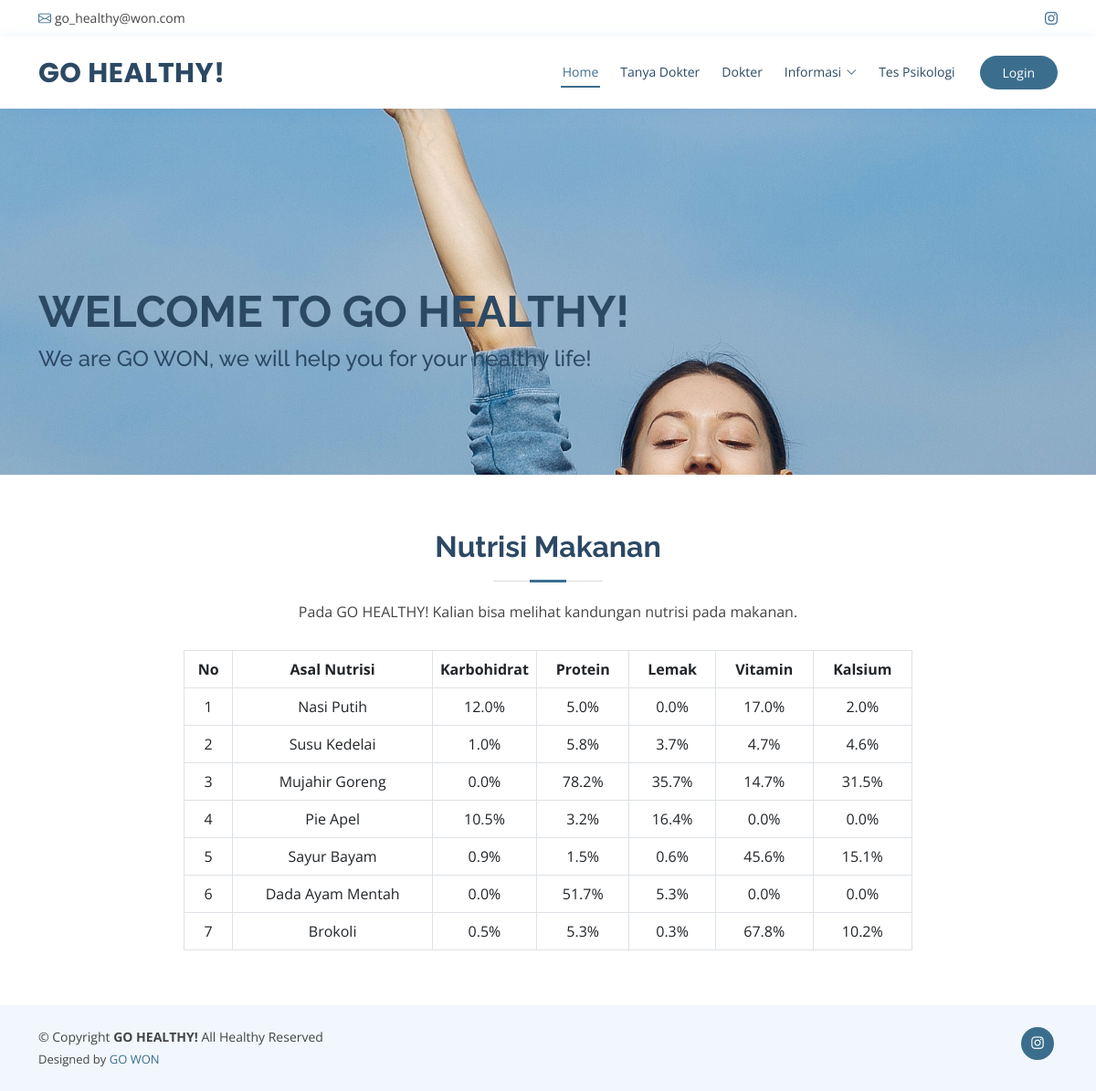
The app's page /go-healthy/daftar_nutrisi.php with its own data.
### tables this page shows
CREATE TABLE `t_nutrisi_makanan` (
  `id_nutrisi` int(11) NOT NULL AUTO_INCREMENT,
  `asal_nutrisi` varchar(50) NOT NULL,
  `id_jenis_nutrisi` int(11) NOT NULL,
  `k_karbo` decimal(3,1) DEFAULT NULL,
  `k_protein` decimal(3,1) DEFAULT NULL,
  `k_lemak` decimal(3,1) DEFAULT NULL,
  `k_vit` decimal(3,1) DEFAULT NULL,
  `k_kalsium` decimal(3,1) DEFAULT NULL,
  PRIMARY KEY (`id_nutrisi`),
  KEY `jenis_nutrisi` (`id_jenis_nutrisi`),
  CONSTRAINT `jenis_nutrisi` FOREIGN KEY (`id_jenis_nutrisi`) REFERENCES `t_jenis_sumber_nutrisi` (`id_jenis_nutrisi`)
);

### go-healthy/daftar_nutrisi.php (the view, shortened to what this page needs)
<!DOCTYPE html>
<html lang="en">
<head>
  <link href="assets/vendor/fontawesome-free/css/all.min.css" rel="stylesheet">
  <link href="assets/vendor/animate.css/animate.min.css" rel="stylesheet">
  <link href="assets/vendor/bootstrap/css/bootstrap.min.css" rel="stylesheet">
  <link href="assets/vendor/bootstrap-icons/bootstrap-icons.css" rel="stylesheet">
  <link href="assets/vendor/boxicons/css/boxicons.min.css" rel="stylesheet">
  <link href="assets/vendor/glightbox/css/glightbox.min.css" rel="stylesheet">
  <link href="assets/vendor/remixicon/remixicon.css" rel="stylesheet">
  <link href="assets/vendor/swiper/swiper-bundle.min.css" rel="stylesheet">
  <link href="assets/css/style.css" rel="stylesheet">
</head>
<body>
  <div id="topbar" class="d-flex align-items-center fixed-top">
    <div class="container d-flex justify-content-between">
      <div class="contact-info d-flex align-items-center">
      <i class="bi bi-envelope"></i> <a href="mailto:tatthamaharany@upi.edu">go_healthy@won.com</a>
      </div>
      <div class="d-none d-lg-flex social-links align-items-center">
        <a href="https://www.instagram.com/go.won_go.healthy/" class="instagram"><i class="bi bi-instagram"></i></a>
      </div>
    </div>
  </div>
  <header id="header" class="fixed-top">
    <div class="container d-flex align-items-center">
      <h1 class="logo me-auto"><a href="index.php">GO HEALTHY!</a></h1>
      <nav id="navbar" class="navbar order-last order-lg-0">
        <ul>
          <li><a class="nav-link scrollto active" href="index.php">Home</a></li>
          <li><a class="nav-link scrollto" href="tanya_dokter.php">Tanya Dokter</a></li>
          <li><a class="nav-link scrollto" href="daftar_dokter.php">Dokter</a></li>
          <li class="dropdown"><a href="#"><span>Informasi</span> <i class="bi bi-chevron-down"></i></a>
          </li>
          <li><a href="f_psikotest.php">Tes Psikologi</a></li>
        </ul>
      </nav>
      <?php
      if (isset($_SESSION['admin_logged_in'])) {
        echo '<a href="login/logout.php" class="appointment-btn scrollto"><span class="d-none d-md-inline"></span> Logout</a>';
      } else if (isset($_SESSION['dokter_logged_in'])) {
        echo '<a href="login/logout.php" class="appointment-btn scrollto"><span class="d-none d-md-inline"></span> Logout</a>';
      } else if (isset($_SESSION['user_logged_in'])) {
        echo '<a href="login/logout.php" class="appointment-btn scrollto"><span class="d-none d-md-inline"></span> Logout</a>';
      } else {
        echo '<a href="login/loginpage.php" class="appointment-btn scrollto"><span class="d-none d-md-inline"></span> Login</a>';
      }
      ?>
    </div>
  </header>
  <section id="hero" class="d-flex align-items-center">
    <div class="container">
      <h1>Welcome to GO HEALTHY!</h1>
      <h2>We are GO WON, we will help you for your healthy life!</h2>
    </div>
  </section>
  <main id="main">
    <section id="doctors" class="doctors">
      <div class="container">
        <div class="section-title">
          <h2>Nutrisi Makanan</h2>
          <p>Pada GO HEALTHY! Kalian bisa melihat kandungan nutrisi pada makanan.</p>
        </div>
        <div class="row justify-content-center">
          <table class="table mb-0 table-bordered" style="width: 70%">
            <thead>
              <div class="gradient-custom-1 h-100">
                <tr>
                  <th scope="col" class="text-center">
                      No
                  </th>
                  <th scope="col" class="text-center">
                      Asal Nutrisi
                  </th>
                  <th scope="col" class="text-center" style="width: 6%">
                      Karbohidrat
                    </th>
                  <th scope="col" class="text-center">
                      Protein
                  </th>
                  <th scope="col" class="text-center">
                      Lemak
                  </th>
                  <th scope="col" class="text-center">
                      Vitamin
                  </th>
                  <th scope="col" class="text-center">
                    Kalsium
                  </th>
                </tr>
              </div>
            </thead>
              <?php
                include "config.php";
                $no = 1;
                $ambil_data = mysqli_query($conn,"select *from
                t_nutrisi_makanan");
                while ($tampil = mysqli_fetch_array($ambil_data))
                {
                  echo "
                  <tr>
                      <td class= 'text-center'>$no</td>
                      <td class= 'text-center'>$tampil[asal_nutrisi]</td>
                      <td class= 'text-center'>$tampil[k_karbo]%</td>
                      <td class= 'text-center'>$tampil[k_protein]%</td>
                      <td class= 'text-center'>$tampil[k_lemak]%</td>
                      <td class= 'text-center'>$tampil[k_vit]%</td>
                      <td class= 'text-center'>$tampil[k_kalsium]%</td>
                  </tr>";
                  $no++;
                }
              ?>
          </table>
        </div>
      </div>
    </section>
  </main>
  <footer id="footer">
    <div class="container d-md-flex py-4">
      <div class="me-md-auto text-center text-md-start">
        <div class="copyright">
          &copy; Copyright <strong><span>GO HEALTHY!</span></strong> All Healthy Reserved
        </div>
        <div class="credits">
          Designed by <a href="https://bootstrapmade.com/">GO WON</a>
        </div>
      </div>
      <div class="social-links text-center text-md-right pt-3 pt-md-0">
        <a href="https://www.instagram.com/go.won_go.healthy/" class="instagram"><i class="bx bxl-instagram"></i></a>
      </div>
    </div>
  </footer>
</body>
</html>

### go-healthy/assets/css/style.css (style rules this page uses)
body { font-family: "Open Sans", sans-serif; color: #444444; }
a { color: #3B6E8D; text-decoration: none; }
h1, h2, h3, h4, h5, h6 { font-family: "Raleway", sans-serif; }
#topbar { background: #fff; height: 40px; font-size: 14px; transition: all 0.5s; z-index: 996; }
#topbar .contact-info a { line-height: 1; color: #444444; transition: 0.3s; }
#topbar .contact-info i { color: #3B6E8D; padding-right: 4px; margin-left: 15px; line-height: 0; }
#topbar .contact-info i:first-child { margin-left: 0; }
#topbar .social-links a { color: #437099; padding-left: 15px; display: inline-block; line-height: 1px; transition: 0.3s; }
#topbar .social-links a:first-child { border-left: 0; }
#header { background: #fff; transition: all 0.5s; z-index: 997; padding: 15px 0; top: 40px; box-shadow: 0px 2px 15px rgba(25, 119, 204, 0.1); }
#header .logo { font-size: 30px; margin: 0; padding: 0; line-height: 1; font-weight: 700; letter-spacing: 0.5px; font-family: "Poppins", sans-serif; }
#header .logo a { color: #2c4964; }
.appointment-btn { margin-left: 25px; background: #3B6E8D; color: #fff; border-radius: 50px; padding: 8px 25px; white-space: nowrap; transition: 0.3s; font-size: 14px; display: inline-block; }
.navbar { padding: 0; }
.navbar ul { margin: 0; padding: 0; display: flex; list-style: none; align-items: center; }
.navbar li { position: relative; }
.navbar>ul>li { position: relative; white-space: nowrap; padding: 8px 0 8px 20px; }
.navbar a, .navbar a:focus { display: flex; align-items: center; justify-content: space-between; font-size: 14px; color: #2c4964; white-space: nowrap; transition: 0.3s; border-bottom: 2px solid #fff; padding: 5px 2px; }
.navbar a i, .navbar a:focus i { font-size: 12px; line-height: 0; margin-left: 5px; }
.navbar a:hover, .navbar .active, .navbar .active:focus, .navbar li:hover>a { color: #3B6E8D; border-color: #3B6E8D; }
#hero { width: 100%; height: 90vh; background: url("../img/hero2.jpg") top center; background-size: cover; margin-bottom: -200px; }
#hero .container { position: relative; }
#hero h1 { margin: 0; font-size: 48px; font-weight: 700; line-height: 56px; text-transform: uppercase; color: #2c4964; }
#hero h2 { color: #2c4964; margin: 10px 0 0 0; font-size: 24px; }
@media (min-width: 1024px) { #hero { background-attachment: fixed; } }
section { padding: 60px 0; overflow: hidden; }
.section-title { text-align: center; padding-bottom: 30px; }
.section-title h2 { font-size: 32px; font-weight: bold; margin-bottom: 20px; padding-bottom: 20px; position: relative; color: #2c4964; }
.section-title h2::before { content: ""; position: absolute; display: block; width: 120px; height: 1px; background: #ddd; bottom: 1px; left: calc(50% - 60px); }
.section-title h2::after { content: ""; position: absolute; display: block; width: 40px; height: 3px; background: #3B6E8D; bottom: 0; left: calc(50% - 20px); }
.section-title p { margin-bottom: 0; }
.doctors { background: #fff; }
#footer { color: #444444; font-size: 14px; background: #f1f7fd; }
#footer .credits { padding-top: 5px; font-size: 13px; color: #444444; }
#footer .social-links a { font-size: 18px; display: inline-block; background: #3B6E8D; color: #fff; line-height: 1; padding: 8px 0; margin-right: 4px; border-radius: 50%; text-align: center; width: 36px; height: 36px; transition: 0.3s; }

### records on screen
t_nutrisi_makanan: asal_nutrisi "Nasi Putih", k_karbo "12.0", k_protein "5.0", k_lemak "0.0", k_vit "17.0", k_kalsium "2.0"
t_nutrisi_makanan: asal_nutrisi "Susu Kedelai", k_karbo "1.0", k_protein "5.8", k_lemak "3.7", k_vit "4.7", k_kalsium "4.6"
t_nutrisi_makanan: asal_nutrisi "Mujahir Goreng", k_karbo "0.0", k_protein "78.2", k_lemak "35.7", k_vit "14.7", k_kalsium "31.5"
t_nutrisi_makanan: asal_nutrisi "Pie Apel", k_karbo "10.5", k_protein "3.2", k_lemak "16.4", k_vit "0.0", k_kalsium "0.0"
t_nutrisi_makanan: asal_nutrisi "Sayur Bayam", k_karbo "0.9", k_protein "1.5", k_lemak "0.6", k_vit "45.6", k_kalsium "15.1"
t_nutrisi_makanan: asal_nutrisi "Dada Ayam Mentah", k_karbo "0.0", k_protein "51.7", k_lemak "5.3", k_vit "0.0", k_kalsium "0.0"
t_nutrisi_makanan: asal_nutrisi "Brokoli", k_karbo "0.5", k_protein "5.3", k_lemak "0.3", k_vit "67.8", k_kalsium "10.2"
